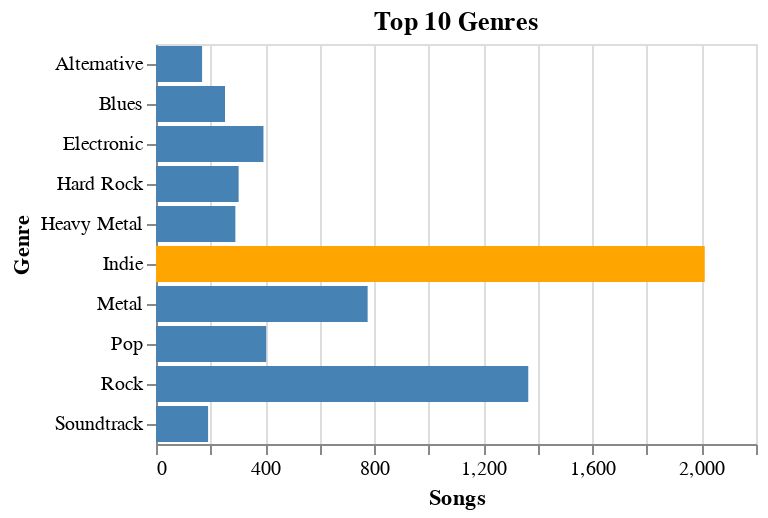

The cell this chart's notebook holds for it:
### Markdown cell above
Now let's get a chart of the top 10 genres with most songs using Altair, and highlight the one with most songs.

### Code cell
import altair as alt

top_10_genres = songs_by_genre.top_k(10, by="counts")
top_genre = top_10_genres.top_k(1, by="counts").to_numpy()[0][0]
alt.Chart(top_10_genres, title="Top 10 Genres").mark_bar().encode(
    x=alt.X('counts', title="Songs"),
    y='Genre',
    color=alt.condition(
        alt.datum.Genre == top_genre,
        alt.value('orange'),
        alt.value('steelblue')
    )
)

### Figure 1 — Vega-Lite specification as saved in the notebook (floating-point values rounded to 4 significant figures)
{"config": {"view": {"continuousWidth": 300, "continuousHeight": 300}}, "data": {"name": "data-e60f2fc43baf68bdddef134d5ff0f15f"}, "mark": {"type": "bar"}, "encoding": {"color": {"condition": {"test": "(datum.Genre === 'Indie')", "value": "orange"}, "value": "steelblue"}, "x": {"field": "counts", "title": "Songs", "type": "quantitative"}, "y": {"field": "Genre", "type": "nominal"}}, "title": "Top 10 Genres", "$schema": "https://vega.github.io/schema/vega-lite/v5.14.1.json", "datasets": {"data-e60f2fc43baf68bdddef134d5ff0f15f": [{"Genre": "Indie", "counts": 2012}, {"Genre": "Rock", "counts": 1365}, {"Genre": "Metal", "counts": 776}, {"Genre": "Pop", "counts": 404}, {"Genre": "Electronic", "counts": 394}, {"Genre": "Hard Rock", "counts": 303}, {"Genre": "Heavy Metal", "counts": 291}, {"Genre": "Blues", "counts": 253}, {"Genre": "Soundtrack", "counts": 191}, {"Genre": "Alternative", "counts": 169}]}}
